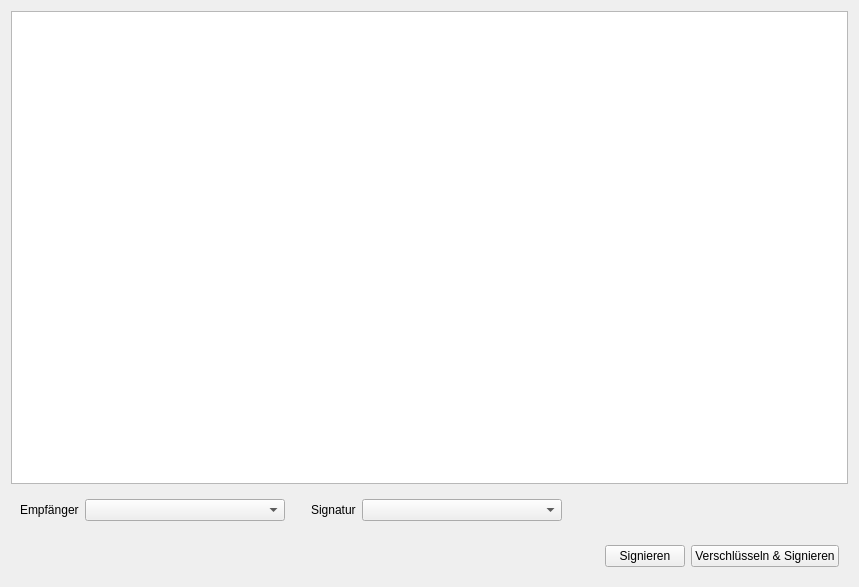
<?xml version="1.0" encoding="UTF-8"?>
<ui version="4.0">
 <class>EncryptWidget</class>
 <widget class="QWidget" name="EncryptWidget">
  <property name="windowModality">
   <enum>Qt::NonModal</enum>
  </property>
  <property name="geometry">
   <rect>
    <x>0</x>
    <y>0</y>
    <width>859</width>
    <height>587</height>
   </rect>
  </property>
  <property name="windowTitle">
   <string>Verschlüsseln</string>
  </property>
  <layout class="QVBoxLayout" name="verticalLayout">
   <item>
    <widget class="QPlainTextEdit" name="textToEncrypt">
     <property name="font">
      <font>
       <family>Monospace</family>
      </font>
     </property>
     <property name="plainText">
      <string/>
     </property>
    </widget>
   </item>
   <item>
    <widget class="QWidget" name="widget" native="true">
     <layout class="QHBoxLayout" name="horizontalLayout">
      <property name="leftMargin">
       <number>9</number>
      </property>
      <item>
       <widget class="QLabel" name="label_2">
        <property name="sizePolicy">
         <sizepolicy hsizetype="Maximum" vsizetype="Preferred">
          <horstretch>0</horstretch>
          <verstretch>0</verstretch>
         </sizepolicy>
        </property>
        <property name="mouseTracking">
         <bool>false</bool>
        </property>
        <property name="text">
         <string>Empfänger</string>
        </property>
       </widget>
      </item>
      <item>
       <widget class="QComboBox" name="publicKey">
        <property name="minimumSize">
         <size>
          <width>200</width>
          <height>0</height>
         </size>
        </property>
        <property name="maximumSize">
         <size>
          <width>700</width>
          <height>16777215</height>
         </size>
        </property>
       </widget>
      </item>
      <item>
       <spacer name="horizontalSpacer">
        <property name="orientation">
         <enum>Qt::Horizontal</enum>
        </property>
        <property name="sizeType">
         <enum>QSizePolicy::Fixed</enum>
        </property>
        <property name="sizeHint" stdset="0">
         <size>
          <width>20</width>
          <height>20</height>
         </size>
        </property>
       </spacer>
      </item>
      <item>
       <widget class="QLabel" name="label_3">
        <property name="sizePolicy">
         <sizepolicy hsizetype="Maximum" vsizetype="Preferred">
          <horstretch>0</horstretch>
          <verstretch>0</verstretch>
         </sizepolicy>
        </property>
        <property name="text">
         <string>Signatur</string>
        </property>
       </widget>
      </item>
      <item>
       <widget class="QComboBox" name="signingKey">
        <property name="minimumSize">
         <size>
          <width>200</width>
          <height>0</height>
         </size>
        </property>
        <property name="maximumSize">
         <size>
          <width>700</width>
          <height>16777215</height>
         </size>
        </property>
       </widget>
      </item>
      <item>
       <spacer name="horizontalSpacer_3">
        <property name="orientation">
         <enum>Qt::Horizontal</enum>
        </property>
        <property name="sizeType">
         <enum>QSizePolicy::Expanding</enum>
        </property>
        <property name="sizeHint" stdset="0">
         <size>
          <width>0</width>
          <height>20</height>
         </size>
        </property>
       </spacer>
      </item>
     </layout>
     <zorder>publicKey</zorder>
     <zorder>label_2</zorder>
     <zorder>horizontalSpacer</zorder>
     <zorder>signingKey</zorder>
     <zorder>label_3</zorder>
     <zorder>horizontalSpacer_3</zorder>
    </widget>
   </item>
   <item>
    <widget class="QWidget" name="widget_2" native="true">
     <layout class="QHBoxLayout" name="horizontalLayout_3">
      <item>
       <spacer name="horizontalSpacer_5">
        <property name="orientation">
         <enum>Qt::Horizontal</enum>
        </property>
        <property name="sizeHint" stdset="0">
         <size>
          <width>0</width>
          <height>20</height>
         </size>
        </property>
       </spacer>
      </item>
      <item>
       <widget class="QPushButton" name="signButton">
        <property name="sizePolicy">
         <sizepolicy hsizetype="Maximum" vsizetype="Fixed">
          <horstretch>0</horstretch>
          <verstretch>0</verstretch>
         </sizepolicy>
        </property>
        <property name="text">
         <string>Signieren</string>
        </property>
       </widget>
      </item>
      <item>
       <widget class="QPushButton" name="encryptButton">
        <property name="sizePolicy">
         <sizepolicy hsizetype="Maximum" vsizetype="Fixed">
          <horstretch>0</horstretch>
          <verstretch>0</verstretch>
         </sizepolicy>
        </property>
        <property name="text">
         <string>Verschlüsseln &amp;&amp; Signieren</string>
        </property>
       </widget>
      </item>
     </layout>
    </widget>
   </item>
  </layout>
 </widget>
 <resources/>
 <connections/>
</ui>
